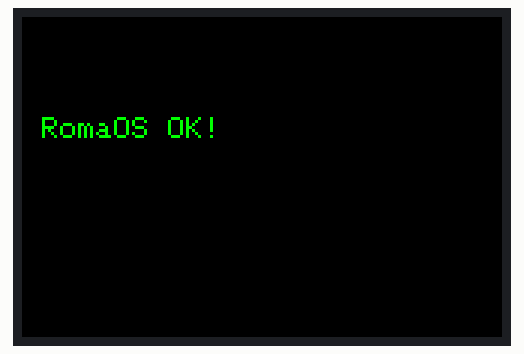
A sketch run on a simulated ESP32. Parts: 480×320 colour display. What the sketch prints to the serial monitor is not drawn.

Above: at 6.8 s.

The sketch:

RomaOS.ino
```cpp
// ILI9488 Display Test — fills screen with RED
// If screen shows red = wiring OK!
// If white = SPI problem
#include <TFT_eSPI.h>
TFT_eSPI tft = TFT_eSPI();
void setup() {
  Serial.begin(115200);
  Serial.println("Display test start");
  tft.init();
  tft.setRotation(1);
  Serial.println("Init done");
  tft.fillScreen(TFT_RED);
  Serial.println("Fill RED done");
  delay(2000);
  tft.fillScreen(TFT_GREEN);
  Serial.println("Fill GREEN done");
  delay(2000);
  tft.fillScreen(TFT_BLUE);
  Serial.println("Fill BLUE done");
  delay(2000);
  tft.fillScreen(TFT_BLACK);
  tft.setTextColor(TFT_GREEN, TFT_BLACK);
  tft.setTextSize(3);
  tft.setCursor(20, 100);
  tft.println("RomaOS OK!");
  Serial.println("All done!");
}
void loop() { delay(1000); }
```
